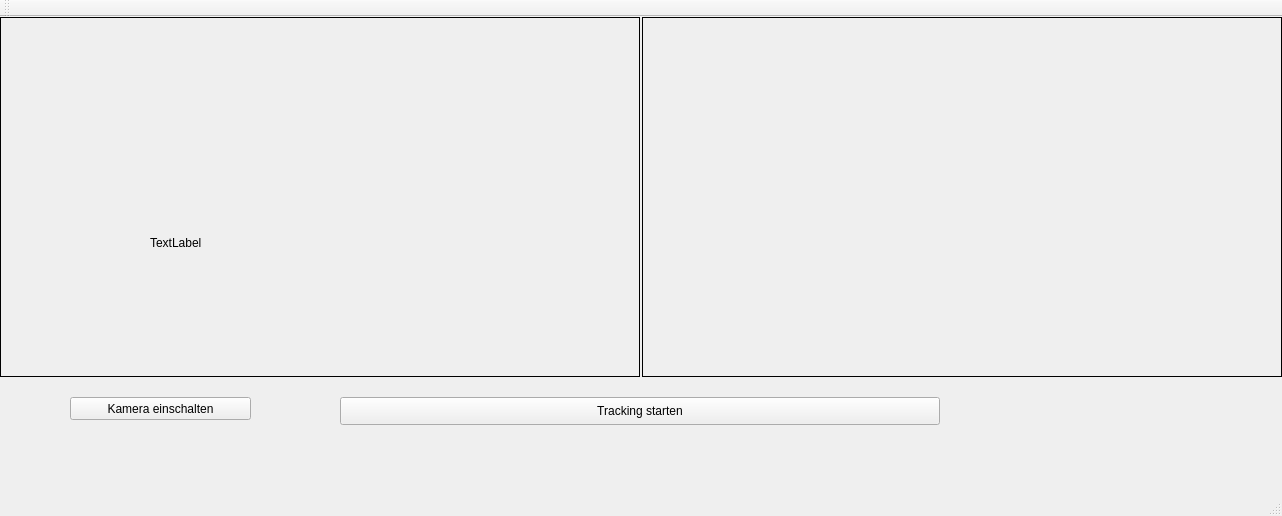
<?xml version="1.0" encoding="UTF-8"?>
<ui version="4.0">
 <class>MainWindow</class>
 <widget class="QMainWindow" name="MainWindow">
  <property name="geometry">
   <rect>
    <x>0</x>
    <y>0</y>
    <width>1282</width>
    <height>516</height>
   </rect>
  </property>
  <property name="windowTitle">
   <string>MainWindow</string>
  </property>
  <widget class="QWidget" name="centralWidget">
   <widget class="QPushButton" name="playStopBtn">
    <property name="geometry">
     <rect>
      <x>340</x>
      <y>380</y>
      <width>600</width>
      <height>28</height>
     </rect>
    </property>
    <property name="text">
     <string>Tracking starten</string>
    </property>
   </widget>
   <widget class="VideoWidget" name="inputFrame">
    <property name="geometry">
     <rect>
      <x>0</x>
      <y>0</y>
      <width>640</width>
      <height>360</height>
     </rect>
    </property>
    <property name="frameShape">
     <enum>QFrame::Box</enum>
    </property>
    <property name="text">
     <string/>
    </property>
    <property name="scaledContents">
     <bool>false</bool>
    </property>
    <property name="alignment">
     <set>Qt::AlignCenter</set>
    </property>
   </widget>
   <widget class="VideoWidget" name="inputFrame_2">
    <property name="geometry">
     <rect>
      <x>642</x>
      <y>0</y>
      <width>640</width>
      <height>360</height>
     </rect>
    </property>
    <property name="frameShape">
     <enum>QFrame::Box</enum>
    </property>
    <property name="text">
     <string/>
    </property>
    <property name="scaledContents">
     <bool>false</bool>
    </property>
    <property name="alignment">
     <set>Qt::AlignCenter</set>
    </property>
   </widget>
   <widget class="QPushButton" name="pushButton">
    <property name="geometry">
     <rect>
      <x>70</x>
      <y>380</y>
      <width>181</width>
      <height>23</height>
     </rect>
    </property>
    <property name="text">
     <string>Kamera einschalten</string>
    </property>
   </widget>
   <widget class="QLabel" name="label">
    <property name="geometry">
     <rect>
      <x>150</x>
      <y>110</y>
      <width>651</width>
      <height>231</height>
     </rect>
    </property>
    <property name="text">
     <string>TextLabel</string>
    </property>
   </widget>
  </widget>
  <widget class="QMenuBar" name="menuBar">
   <property name="geometry">
    <rect>
     <x>0</x>
     <y>0</y>
     <width>1282</width>
     <height>26</height>
    </rect>
   </property>
  </widget>
  <widget class="QToolBar" name="mainToolBar">
   <attribute name="toolBarArea">
    <enum>TopToolBarArea</enum>
   </attribute>
   <attribute name="toolBarBreak">
    <bool>false</bool>
   </attribute>
  </widget>
  <widget class="QStatusBar" name="statusBar"/>
 </widget>
 <layoutdefault spacing="6" margin="11"/>
 <customwidgets>
  <customwidget>
   <class>VideoWidget</class>
   <extends>QLabel</extends>
   <header>videowidget.h</header>
  </customwidget>
 </customwidgets>
 <resources/>
 <connections/>
</ui>
